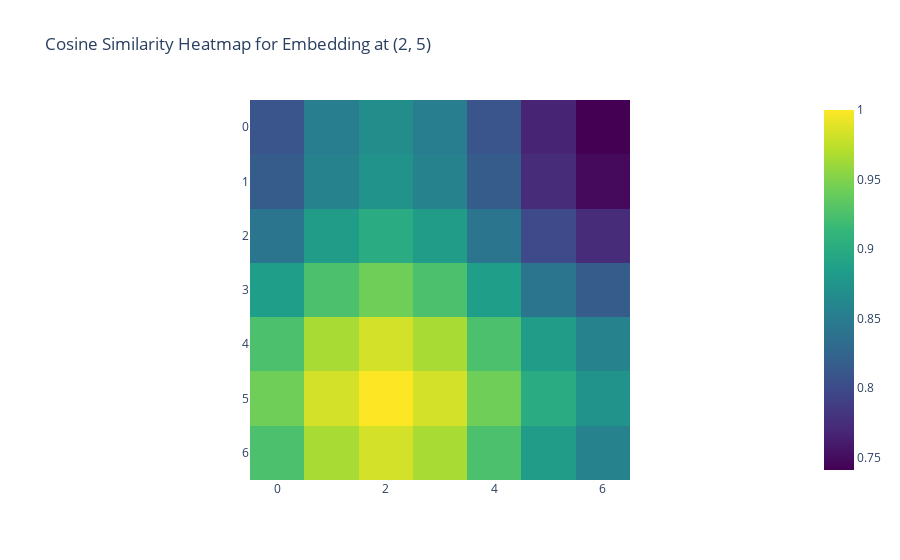
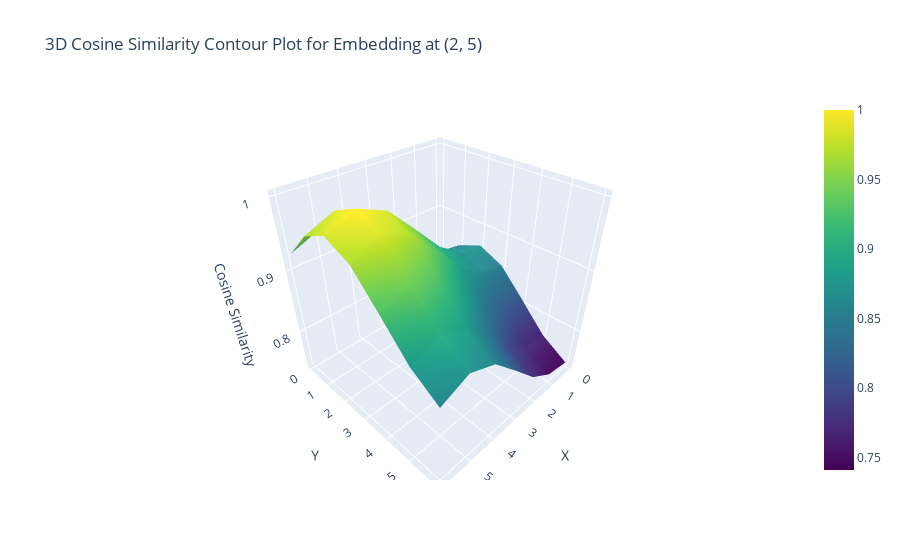

Here is the notebook cell these charts were saved with, in order:
### Code cell
# Test the function with a sample PyTorch tensor
n_dim = 8
p_enc_2d_model = PositionalEncoding2D(128)
p_enc_2d_model_sum = Summer(PositionalEncoding2D(128))
x = torch.zeros(1,7,7,128)
tensor = p_enc_2d_model_sum(x)
x, y = 2, 5

### Figure 1 — Plotly figure (JSON) as saved in the notebook; plotly's stock layout.template omitted (floating-point values rounded to 4 significant figures)
{"data": [{"coloraxis": "coloraxis", "hovertemplate": "x: %{x}<br>y: %{y}<br>color: %{z}<extra></extra>", "name": "0", "type": "heatmap", "x": [0, 1, 2, 3, 4, 5, 6], "xaxis": "x", "y": [0, 1, 2, 3, 4, 5, 6], "yaxis": "y", "z": [[0.8095, 0.8503, 0.8672, 0.8503, 0.8095, 0.767, 0.7412], [0.8162, 0.857, 0.874, 0.857, 0.8162, 0.7738, 0.7479], [0.842, 0.8829, 0.8998, 0.8829, 0.842, 0.7996, 0.7738], [0.8845, 0.9253, 0.9422, 0.9253, 0.8845, 0.842, 0.8162], [0.9253, 0.9662, 0.9831, 0.9662, 0.9253, 0.8829, 0.857], [0.9422, 0.9831, 1, 0.9831, 0.9422, 0.8998, 0.874], [0.9253, 0.9662, 0.9831, 0.9662, 0.9253, 0.8829, 0.857]]}], "layout": {"coloraxis": {"colorscale": [[0, "#440154"], [0.1111, "#482878"], [0.2222, "#3e4989"], [0.3333, "#31688e"], [0.4444, "#26828e"], [0.5556, "#1f9e89"], [0.6667, "#35b779"], [0.7778, "#6ece58"], [0.8889, "#b5de2b"], [1, "#fde725"]]}, "title": {"text": "Cosine Similarity Heatmap for Embedding at (2, 5)"}, "xaxis": {"anchor": "y", "constrain": "domain", "domain": [0, 1], "scaleanchor": "y"}, "yaxis": {"anchor": "x", "autorange": "reversed", "constrain": "domain", "domain": [0, 1]}}}

### Figure 2 — Plotly figure (JSON) as saved in the notebook; plotly's stock layout.template omitted (floating-point values rounded to 4 significant figures)
{"data": [{"colorscale": [[0, "#440154"], [0.1111, "#482878"], [0.2222, "#3e4989"], [0.3333, "#31688e"], [0.4444, "#26828e"], [0.5556, "#1f9e89"], [0.6667, "#35b779"], [0.7778, "#6ece58"], [0.8889, "#b5de2b"], [1, "#fde725"]], "type": "surface", "x": [[0, 0, 0, 0, 0, 0, 0], [1, 1, 1, 1, 1, 1, 1], [2, 2, 2, 2, 2, 2, 2], [3, 3, 3, 3, 3, 3, 3], [4, 4, 4, 4, 4, 4, 4], [5, 5, 5, 5, 5, 5, 5], [6, 6, 6, 6, 6, 6, 6]], "y": [[0, 1, 2, 3, 4, 5, 6], [0, 1, 2, 3, 4, 5, 6], [0, 1, 2, 3, 4, 5, 6], [0, 1, 2, 3, 4, 5, 6], [0, 1, 2, 3, 4, 5, 6], [0, 1, 2, 3, 4, 5, 6], [0, 1, 2, 3, 4, 5, 6]], "z": [[0.8095, 0.8503, 0.8672, 0.8503, 0.8095, 0.767, 0.7412], [0.8162, 0.857, 0.874, 0.857, 0.8162, 0.7738, 0.7479], [0.842, 0.8829, 0.8998, 0.8829, 0.842, 0.7996, 0.7738], [0.8845, 0.9253, 0.9422, 0.9253, 0.8845, 0.842, 0.8162], [0.9253, 0.9662, 0.9831, 0.9662, 0.9253, 0.8829, 0.857], [0.9422, 0.9831, 1, 0.9831, 0.9422, 0.8998, 0.874], [0.9253, 0.9662, 0.9831, 0.9662, 0.9253, 0.8829, 0.857]]}], "layout": {"scene": {"xaxis": {"title": {"text": "X"}}, "yaxis": {"title": {"text": "Y"}}, "zaxis": {"title": {"text": "Cosine Similarity"}}}, "title": {"text": "3D Cosine Similarity Contour Plot for Embedding at (2, 5)"}}}
